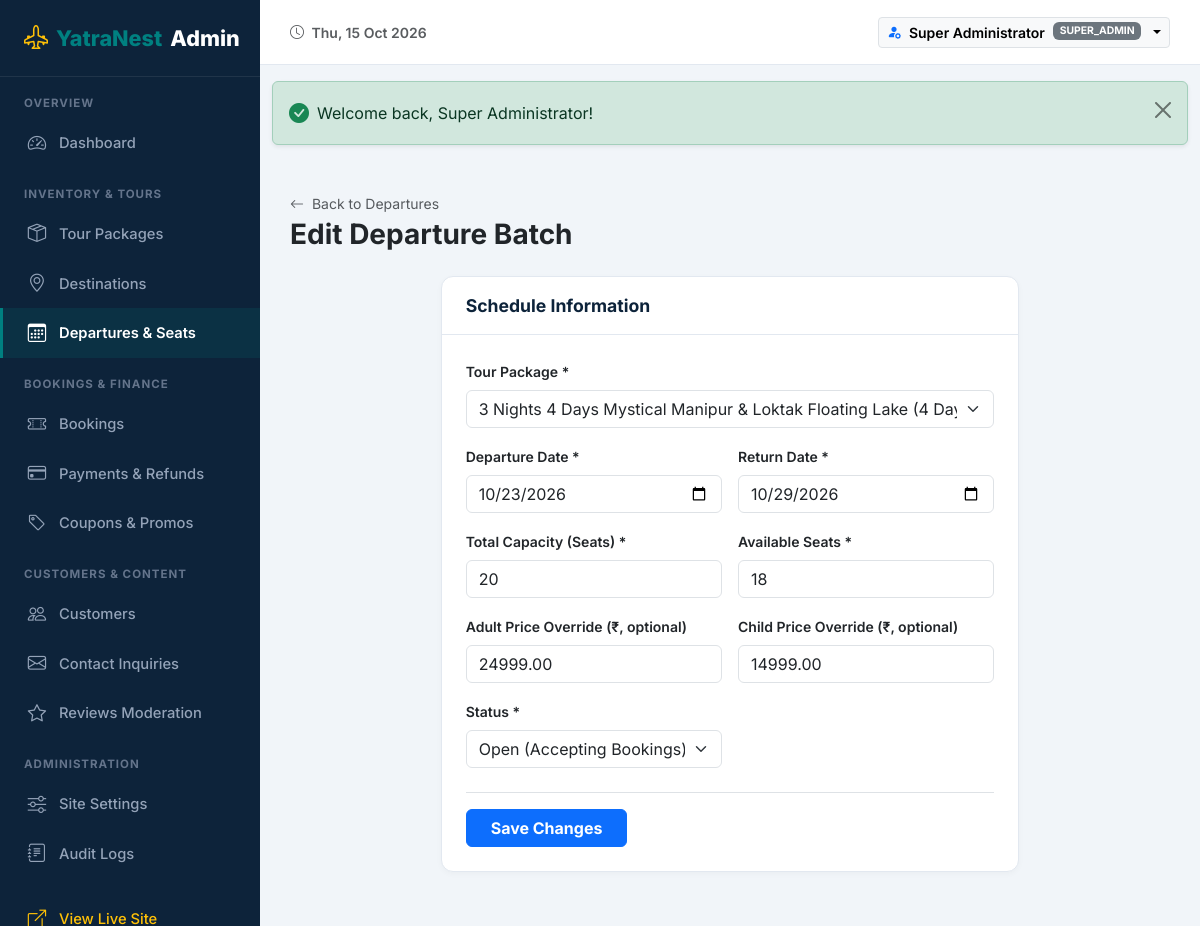
The app's page /admin/departures/edit/1 (signed in) with its own data.
### tables this page shows
CREATE TABLE `users` (
  `id` int(10) unsigned NOT NULL AUTO_INCREMENT,
  `name` varchar(150) NOT NULL,
  `email` varchar(191) NOT NULL,
  `phone` varchar(25) DEFAULT NULL,
  `password_hash` varchar(255) NOT NULL,
  `status` enum('active','suspended') DEFAULT 'active',
  `avatar` varchar(255) DEFAULT NULL,
  `created_at` timestamp NOT NULL DEFAULT current_timestamp(),
  `updated_at` timestamp NOT NULL DEFAULT current_timestamp() ON UPDATE current_timestamp(),
  PRIMARY KEY (`id`),
  UNIQUE KEY `email` (`email`),
  KEY `idx_users_email` (`email`),
  KEY `idx_users_status` (`status`)
);

CREATE TABLE `tour_departures` (
  `id` int(10) unsigned NOT NULL AUTO_INCREMENT,
  `package_id` int(10) unsigned NOT NULL,
  `departure_date` date NOT NULL,
  `return_date` date NOT NULL,
  `total_seats` int(10) unsigned NOT NULL DEFAULT 20,
  `available_seats` int(10) unsigned NOT NULL DEFAULT 20,
  `adult_price` decimal(10,2) DEFAULT NULL,
  `child_price` decimal(10,2) DEFAULT NULL,
  `status` enum('open','closed','blocked') DEFAULT 'open',
  `created_at` timestamp NOT NULL DEFAULT current_timestamp(),
  `updated_at` timestamp NOT NULL DEFAULT current_timestamp() ON UPDATE current_timestamp(),
  PRIMARY KEY (`id`),
  KEY `idx_dep_date` (`departure_date`),
  KEY `idx_dep_status` (`status`),
  KEY `fk_departures_pkg` (`package_id`),
  CONSTRAINT `fk_departures_pkg` FOREIGN KEY (`package_id`) REFERENCES `tour_packages` (`id`) ON DELETE CASCADE
);

CREATE TABLE `tour_packages` (
  `id` int(10) unsigned NOT NULL AUTO_INCREMENT,
  `category_id` int(10) unsigned NOT NULL,
  `destination_id` int(10) unsigned NOT NULL,
  `title` varchar(255) NOT NULL,
  `slug` varchar(260) NOT NULL,
  `summary` text DEFAULT NULL,
  `description` longtext DEFAULT NULL,
  `duration_days` int(10) unsigned NOT NULL DEFAULT 1,
  `duration_nights` int(10) unsigned NOT NULL DEFAULT 0,
  `price_adult` decimal(10,2) NOT NULL,
  `price_child` decimal(10,2) NOT NULL DEFAULT 0.00,
  `price_infant` decimal(10,2) NOT NULL DEFAULT 0.00,
  `featured_image` varchar(255) DEFAULT NULL,
  `gallery_images` longtext DEFAULT NULL CHECK (json_valid(`gallery_images`)),
  `group_size_max` int(10) unsigned NOT NULL DEFAULT 20,
  `inclusions` text DEFAULT NULL,
  `exclusions` text DEFAULT NULL,
  `cancellation_policy_text` text DEFAULT NULL,
  `hotel_details` text DEFAULT NULL,
  `is_featured` tinyint(1) DEFAULT 0,
  `is_domestic` tinyint(1) DEFAULT 1,
  `tour_type` varchar(50) DEFAULT 'adventure',
  `status` enum('published','draft','archived') DEFAULT 'published',
  `seo_title` varchar(255) DEFAULT NULL,
  `seo_meta_description` text DEFAULT NULL,
  `created_at` timestamp NOT NULL DEFAULT current_timestamp(),
  `updated_at` timestamp NOT NULL DEFAULT current_timestamp() ON UPDATE current_timestamp(),
  PRIMARY KEY (`id`),
  UNIQUE KEY `slug` (`slug`),
  KEY `idx_packages_slug` (`slug`),
  KEY `idx_packages_featured` (`is_featured`),
  KEY `idx_packages_status` (`status`),
  KEY `idx_packages_price` (`price_adult`),
  KEY `fk_packages_cat` (`category_id`),
  KEY `fk_packages_dest` (`destination_id`),
  CONSTRAINT `fk_packages_cat` FOREIGN KEY (`category_id`) REFERENCES `tour_categories` (`id`),
  CONSTRAINT `fk_packages_dest` FOREIGN KEY (`destination_id`) REFERENCES `destinations` (`id`)
);

### app/Views/admin/departures/form.php (the view, shortened to what the rows shown need)
<?php
$isEdit = !empty($departure['id']);
?>
<form action="<?= $isEdit ? url('/admin/departures/update/' . $departure['id']) : url('/admin/departures/store') ?>" method="POST">
    <div class="row g-4 justify-content-center">
        <div class="col-lg-8">
            <div class="admin-card">
                <div class="admin-card-body">
                    <div class="row g-3">
                        <div class="col-12">
                            <label class="form-label small fw-semibold text-dark">Tour Package *</label>
                            <select name="package_id" class="form-select" required>
                                <?php foreach ($packages as $pkg): ?>
                                <option value="<?= $pkg['id'] ?>" <?= ($departure['package_id'] ?? old('package_id')) == $pkg['id'] ? 'selected' : '' ?>>
                                    <?= e($pkg['title']) ?> (<?= (int)$pkg['duration_days'] ?> Days)
                                </option>
                                <?php endforeach; ?>
                            </select>
                        </div>
                        <div class="col-md-6">
                            <label class="form-label small fw-semibold text-dark">Departure Date *</label>
                            <input type="date" name="departure_date" class="form-control" required value="<?= e($departure['departure_date'] ?? old('departure_date')) ?>">
                        </div>
                        <div class="col-md-6">
                            <label class="form-label small fw-semibold text-dark">Return Date *</label>
                            <input type="date" name="return_date" class="form-control" required value="<?= e($departure['return_date'] ?? old('return_date')) ?>">
                        </div>
                        <div class="col-md-6">
                            <label class="form-label small fw-semibold text-dark">Total Capacity (Seats) *</label>
                            <input type="number" name="total_seats" class="form-control" required min="1" value="<?= e($departure['total_seats'] ?? old('total_seats', '20')) ?>">
                        </div>
                        <div class="col-md-6">
                            <label class="form-label small fw-semibold text-dark">Available Seats *</label>
                            <input type="number" name="available_seats" class="form-control" required min="0" value="<?= e($departure['available_seats'] ?? old('available_seats', '20')) ?>">
                        </div>
                        <div class="col-md-6">
                            <label class="form-label small fw-semibold text-dark">Adult Price Override (₹, optional)</label>
                            <input type="number" step="0.01" name="adult_price" class="form-control" value="<?= e($departure['adult_price'] ?? old('adult_price')) ?>" placeholder="Leave blank to use package base price">
                        </div>
                        <div class="col-md-6">
                            <label class="form-label small fw-semibold text-dark">Child Price Override (₹, optional)</label>
                            <input type="number" step="0.01" name="child_price" class="form-control" value="<?= e($departure['child_price'] ?? old('child_price')) ?>" placeholder="Leave blank to use package base price">
                        </div>
                        <div class="col-md-6">
                            <label class="form-label small fw-semibold text-dark">Status *</label>
                            <select name="status" class="form-select">
                                <option value="open" <?= ($departure['status'] ?? old('status')) === 'open' ? 'selected' : '' ?>>Open (Accepting Bookings)</option>
                            </select>
                        </div>
                    </div>
                </div>
            </div>
        </div>
    </div>
</form>

### app/Views/partials/admin_navbar.php (shortened to what the rows shown need)
<?php
$user = auth()->user();
?>
<header class="admin-header">
    <div class="d-flex align-items-center gap-3">
        <div class="dropdown">
            <button class="btn btn-sm btn-light border dropdown-toggle d-flex align-items-center gap-2" type="button" data-bs-toggle="dropdown">
                <i class="bi bi-person-fill-gear text-primary"></i>
                <span class="fw-semibold"><?= e($user['name'] ?? 'Admin') ?></span>
                <span class="badge bg-secondary text-uppercase" style="font-size: 0.65rem;">
                    <?= e($user['roles'][0] ?? 'Admin') ?>
                </span>
            </button>
        </div>
    </div>
</header>

### records on screen
users: name "Super Administrator"
tour_departures: package_id "3 Nights 4 Days Mystical Manipur & Loktak Floating Lake (4 Days)", departure_date "10/23/2026", return_date "10/29/2026", total_seats "20", available_seats "18", adult_price "24999.00", child_price "14999.00", status "Open (Accepting Bookings)"

### other values on screen
$user['roles'][0] "SUPER_ADMIN"
$successMsg "Welcome back, Super Administrator!"
